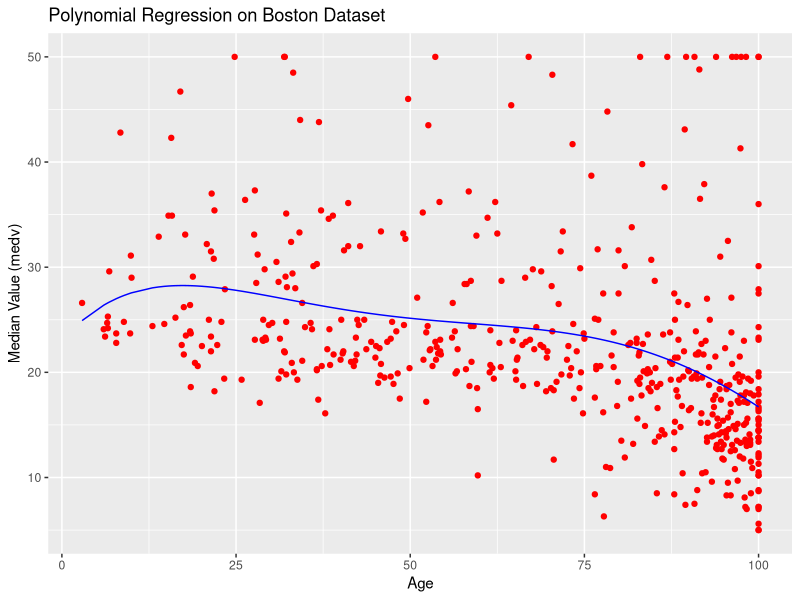

This chart was generated by the following R code:
# Polynomial Regression on Boston Dataset

library(MASS)
library(ggplot2)
data <- as.data.frame(Boston)

data$age2 <- data$age^2
data$age3 <- data$age^3
data$age4 <- data$age^4
data$age5 <- data$age^5

poly_reg <- lm(medv ~ age + age2 + age3 + age4 + age5, data = data)
summary(poly_reg)
ggplot(data, aes(x = age, y = medv)) +
  geom_point(color = 'red') +
  geom_line(aes(y = predict(poly_reg, newdata = data)), color = 'blue') +
  ggtitle('Polynomial Regression on Boston Dataset') +
  xlab('Age') +
  ylab('Median Value (medv)')
new_age <- data.frame(age = 9.5, age2 = 9.5^2, age3 = 9.5^3, age4 = 9.5^4, age5 = 9.5^5)
predicted_medv <- predict(poly_reg, newdata = new_age)
print(predicted_medv)

